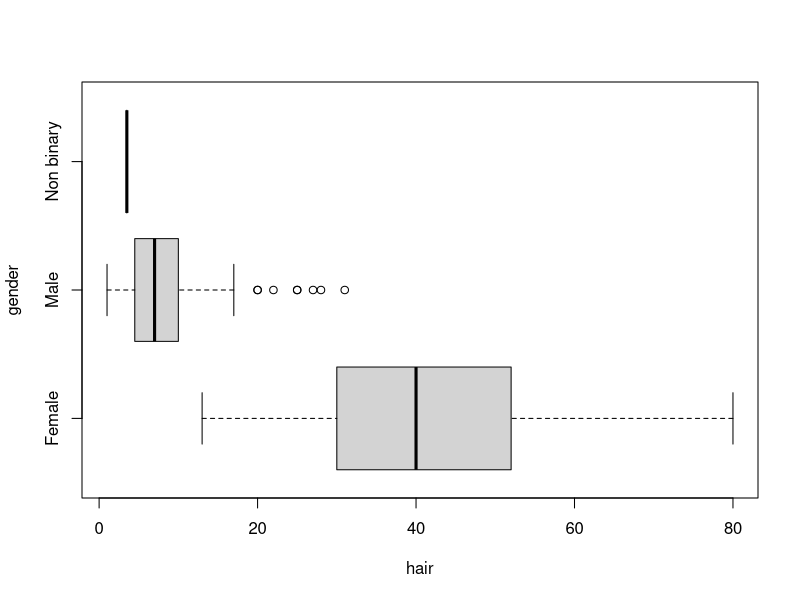
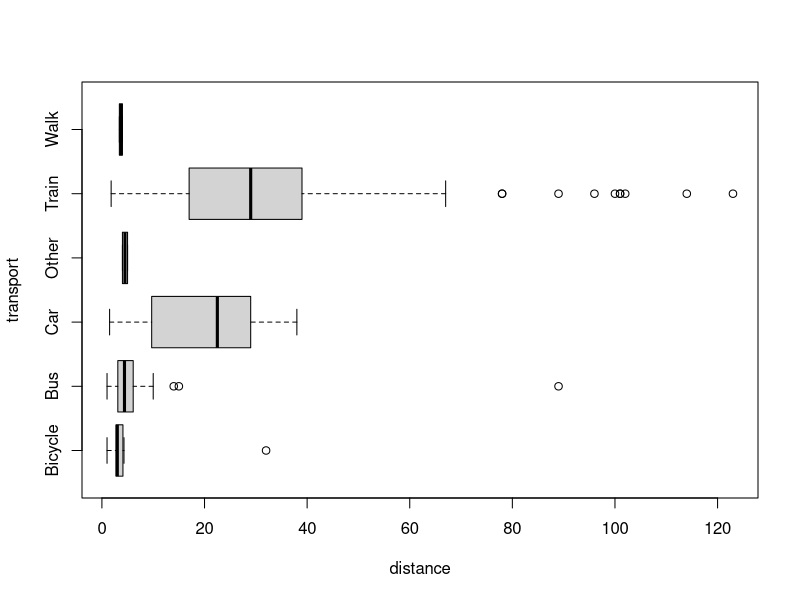
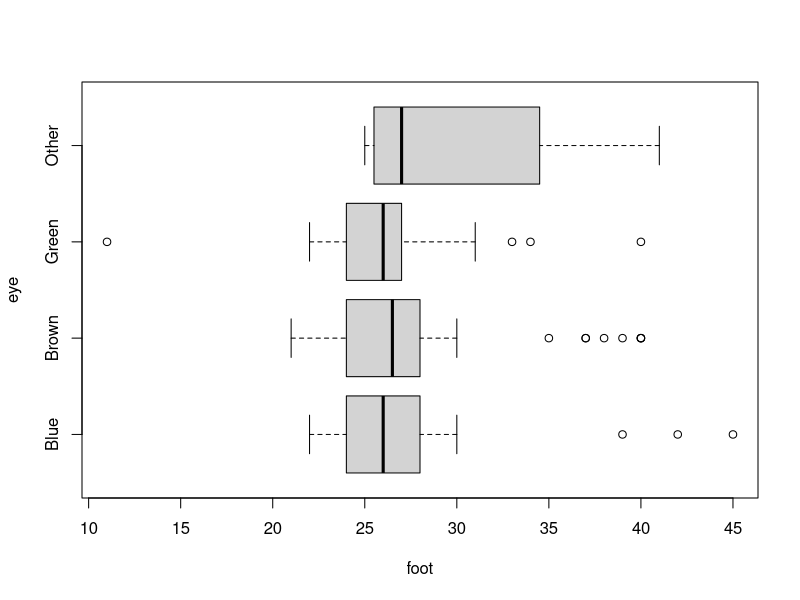
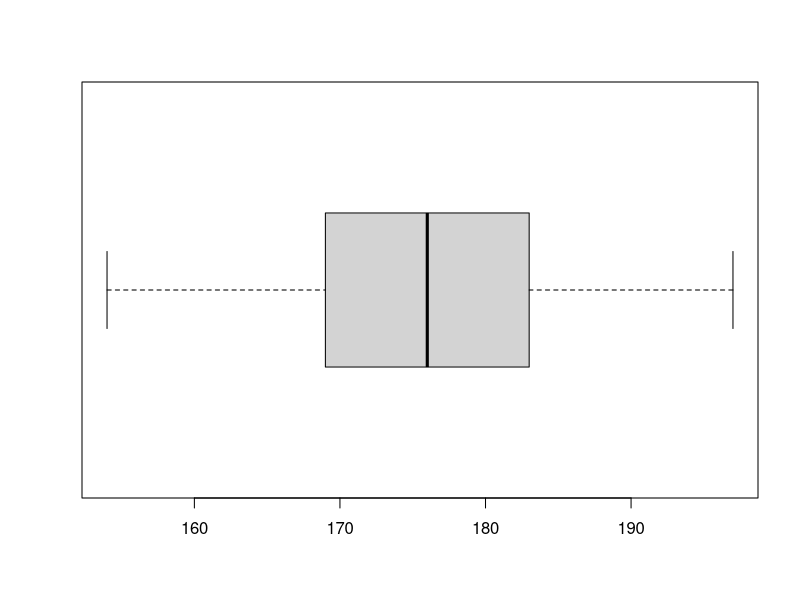
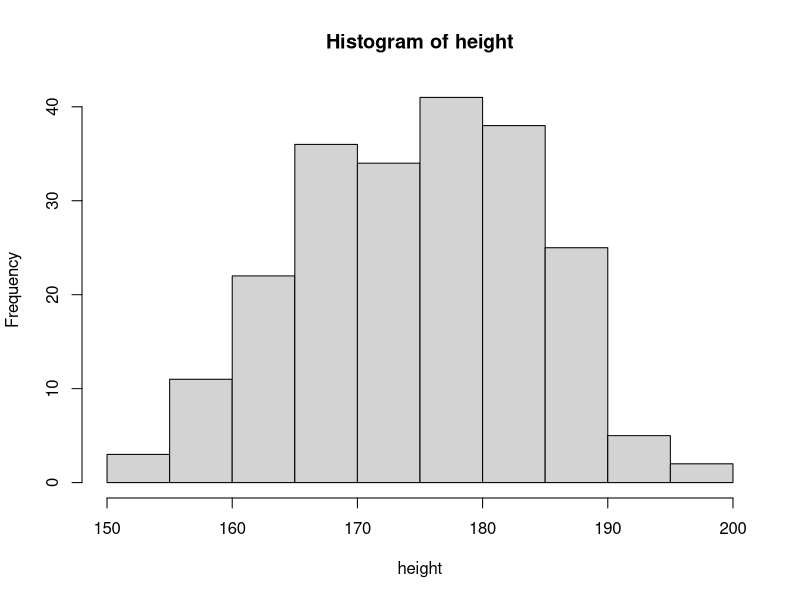

These figures' R source, in order: (Note: this script raises an error after producing the figures.)
# BFH import
library(readxl)
BFH <- read_excel("./WDDA_02.xlsx", sheet = "BFH")
View(BFH)
attach(BFH)

# Aufgabenserie 3

# 1. Körpergrösse Männer & Frauen
# a) Anzahl Frauen grösser als durchschnitt Mann
mean_man <- mean(height[gender == "Male"])
length(height[(gender == "Female" & height >= mean_man)])
# b) Anzahl Männer kleiner als durchscnitt Frau
mean_female <- mean(height[gender == "Female"])
length(height[(gender == "Male" & height <= mean_female)])

# 2. schwarmintelligenz jar
# a) Mittelwert jar
mean_jar <- mean(jar)
# b) geburtstadum person bester guess
kleinste_abweichung <- min(abs(jar - 405))
# gibt nur ein resultat
which.min(abs(jar - 405))
# findet alle resultate
best_guess <- abs(jar - 405) == kleinste_abweichung
dob[best_guess]
# c) anzahl näher am Tatsächlichen wert als am Median
sum(abs(jar - 405) < abs(jar - mean(jar)))

# 3. vergleich mittelwert (mean) & median (median)
# Erklärung: Der Median wird dem Mittelwert vorgezogen, wenn der Datensatz Extremwerte enth¨alt.
# a) jar
mean(jar) # 299.66
median(jar) # 287
# b) siblings
mean(siblings) # 1.543
median(siblings) # 1
# c) distance
mean(distance) # 25.2
median(distance) # 24

# 5. Mittelwert present
mean(present) # 77.35

# 6. bereich darstellen
quantile(height)
quantile(maths)
quantile(cash)

# 7. Interquartilsabstand (IQR)
quantile(height, 0.75) - quantile(height, 0.25)
quantile(maths, 0.75) - quantile(maths, 0.25)
quantile(cash, 0.75) - quantile(cash, 0.25)

# 8. Nebeneinander liegende Boxplots
# a) Boxplot zeigt Harlängen pro Geschlecht auf
boxplot(hair ~ gender, horizontal = T)
# b) Boxplot zeigt distanz pro fahrzeug auf
boxplot(distance ~ transport, horizontal = T)
# c) Boxplot zeigt Fussgrösse aufgeteilt nach Augenfarbe
boxplot(foot ~ eye, horizontal = T)

# 9) Standartabweichung
# Definition: Die Varianz ist ein Mass für die durchschnittliche
# Abweichung vom Mittelwert für alle Daten.
# Die Standardabweichung ist die Quadratwurzel der Varianz.
# a) height
sd(height)
# b) maths
sd(maths)
# c) cash
sd(cash)

# 10) Empirische Regel
# ≈ 68% der Beobachtungen liegen im Intervall [x − s, x + s]
# ≈ 95% der Beobachtungen liegen im Intervall [x − 2s, x + 2s]
# Fast alle der Beobachtungen liegen im Intervall [x − 3s, x + 3s]
# a) height
boxplot(height, horizontal = T)
hist(height)
x_bar <- mean(height)
se <- sd(height)
# 1. Regel
confint(height, level = 0.68)
x <- x_bar + c(-se, se)
length(height[height >= x[1] & height <= x[2]]) / length(height)
# covers 63% of the data (0.6267)
# 2. Regel
confint(height, level = 0.95)
x <- x_bar + c(-2 * se, 2 * se)
length(height[height >= x[1] & height <= x[2]]) / length(height)
# covers 96.77% (0.9677)
# 3. Regel
confint(height, level = 1)
x <- x_bar + c(-3 * se, 3 * se)
length(height[height >= x[1] & height <= x[2]]) / length(height)
# covers 100% of the data (1)
# b) foot
boxplot(foot, horizontal = T)
hist(foot)
# c) distance
boxplot(distance, horizontal = T)
hist(distance)
# d) reaction1
boxplot(reaction1, horizontal = T)
hist(reaction1)
# Median,Durchschnitt,Modus, Quartile etc darstellen
summary(height)

# 11: Intercontinental Hotels Group (IHG)
IHG <- read_excel("./WDDA_03.xlsx", sheet = "IHG")
View(IHG)
names(IHG) <- c("hotel", "rating", "reviews")
attach(IHG)
# a) Mittelwert
mean(rating)
# a) Median
median(rating)
# b) Den Mittelwert oder den Median als Mass für die zentrale Lage zu verwenden
# Lösung: Mittelwert da es keine Ausreisser gibt. Besser ist der Durchschnitt
# da er genauere angaben macht. Des weiteren sind Ausreisser nicht möglich.
# c) Erste Quartil
quantile(rating, 0.25)
# alle quantile anzeigen
quantile(rating)
# c) IQR
quantile(rating, 0.75) - quantile(rating, 0.25)
IQR(rating)
# d) 85. Perzentil
quantile(rating, 0.85)

# Aufgabenserie 3
# 11. IHG
# a) Mittelwert
# a) Durchscnitt
# c) Quartile
quantile(rating)
# c) IQR
quantile(rating, 0.75) - quantile(rating, 0.25)
# d) 85 percentile
quantile(rating, 0.85)
# 12. polizeiaufzeichnungen
aufzeichnungen_winter <- c(18, 20, 15, 16, 21, 20, 12, 16, 19, 20)
aufzeichnungen_sommer <- c(28, 18, 24, 32, 18, 29, 23, 38, 28, 18)
# a) Spannweite
max(aufzeichnungen_winter) - min(aufzeichnungen_winter)
max(aufzeichnungen_sommer) - min(aufzeichnungen_sommer)
# a) IQR
quantile(aufzeichnungen_winter, .75) - quantile(aufzeichnungen_winter, .25)
quantile(aufzeichnungen_sommer, .75) - quantile(aufzeichnungen_sommer, .25)

# 12) Polizeiaufzeichnungen zeigen die täglich gemeldeten Verbrechen
winter <- c(18, 20, 15, 16, 21, 20, 12, 16, 19, 20)
sommer <- c(28, 18, 24, 32, 18, 29, 23, 38, 28, 18)
# a) Spannweite für jede Periode
spannweite_winter <- max(winter) - min(winter) # 9
spannweite_sommer <- max(sommer) - min(sommer) # 20
# a) Interquartilsabstand für jede Periode
IQR(winter) # 4
IQR(sommer) # 9.5
# b) Varianz für jede Periode
var(winter) # 8.233333
var(sommer) # 44.48889
# b) Standartabweichung für jede Periode
sd(winter) # 2.869379
sd(sommer) # 6.669999
# c) Variationskoeffizienten für jede Periode
cv_winter <- sd(winter) / mean(winter) * 100 # 16.2%
cv_sommer <- sd(sommer) / mean(sommer) * 100 # 26.1%
# d) Vergleichen Sie die Variabilität der beiden Zeiträume
sum((winter - mean(winter))^2) # 74.1
sum((sommer - mean(sommer))^2) # 400.4

#  13) Mittelwert und die Standardabweichung (als Stichprobe)
BFH <- read_excel("./WDDA_02.xlsx", sheet = "BFH")
View(BFH)
attach(BFH)
# a) height
height_z <- (height - mean(height)) / sd(height)
mean(height_z) # ~0
sd(height_z) # 1
# b) foot
foot_z <- (foot - mean(foot)) / sd(foot)
mean(foot_z) # ~0
sd(foot_z) # 1
# c) house
house_z <- (house - mean(house)) / sd(house)
mean(house_z) # ~0
sd(house_z) # 1

# 14) Schiefe für die folgenden Daten
# a) height
height_z <- (height - mean(height)) / sd(height)
n <- length(height_z)
n / ((n - 1) * (n - 2)) * sum(height_z^3) # -0.156 -> symmetrisch (nahe null)
hist(height)
# b) distance
distance_z <- (distance - mean(distance)) / sd(distance)
n <- length(distance_z)
n / ((n - 1) * (n - 2)) * sum(distance_z^3) # 1.74 -> rechtschief (positiv)
hist(distance)
# c) cash
cash_z <- (cash - mean(cash)) / sd(cash)
n <- length(cash_z)
n / ((n - 1) * (n - 2)) * sum(cash_z^3) # 5.5 -> rechtschief (positiv)
hist(cash)
# d) hair men
hair_men <- hair[gender == "Male"]
hair_men_z <- (hair_men - mean(hair_men)) / sd(hair_men)
n <- length(hair_men_z)
n / ((n - 1) * (n - 2)) * sum(hair_men_z^3) # 1.74 -> rechtschief (positiv)
hist(hair_men)
# d) hair women
hair_women <- hair[gender == "Female"]
hair_women_z <- (hair_women - mean(hair_women)) / sd(hair_women)
n <- length(hair_women_z)
n / ((n - 1) * (n - 2)) * sum(hair_women_z^3) # 0.313 -> leicht rechtschief (positiv)
hist(hair_women)

# 15)
# a) Vielleicht etwa 11 Tage.
# b) Die Verteilung hat ihrem höchsten Punkt bei 7 Tagen.
# c) Offensichtlich ist sie rechtsschief.
# d) Dies ist die Fläche unter der Kurve.

# 16) Vergleichen von Daten
# a) Streudiagramm height & foot
plot(foot ~ height)
# a) Anpassungsgerade height & foot
fit <- lm(foot ~ height)
abline(fit)
# a) Korrelationskoeffizient height & foot
cor(foot, height) # 0.2839648
# b) hair & foot
plot(foot ~ hair)
fit <- lm(foot ~ hair)
abline(fit)
cor(foot, hair) # -0.1886152

# 17) Zusammenhang in Bezug auf das Geschlecht
# a) Korrelation height & hair
cor(height, hair) # -0.6186634 je grösser somit jemand ist, desto kürzer sind seine Haare.
# b) Female
cor(height[gender == "Female"], hair[gender == "Female"]) # 0.006966206
# c) Male
cor(height[gender == "Male"], hair[gender == "Male"]) # 0.1163308

# 18) Formel für die Kovarianz
# wird immer 1 (starke korrelation) ergeben da es die gleichen daten sind
cor(hair, hair)

# 19) Schätzung Korrelation
# a) r = 0.9, b) r = -0.6, c) r = 0.3, d) r = 0
# e) r = 0.2, f) r = 0.5, g) r = -0.3, h) r = -0.8, i) r = 0

# 20) Alle haben gleicher Korrelationswert von 0.7

# 21) Tief (r = 0.17) da Korrelation nicht linear ist

# 22) Stock_2008
stock_2008 <- read_excel("./WDDA_03.xlsx", sheet = "Stock_2008")
View(stock_2008)
attach(stock_2008)
# a) Bestimmen Sie Mittelwert und Median der prozentualen Änderungen.
# Median
median(Fall) # 39.19
# Mittelwert
mean(Fall) # 38.96786
# b) Bestimmen Sie das erste und dritte Quartil.
quantile(Fall, probs = c(0.25, 0.75)) # [32.610 43.815]
# c) Enthalten die Daten irgendwelche Ausreisser? Konstruieren Sie ein Boxplot.
boxplot(Fall)
# keine Ausreisser
# d) Welche Perzentile würden Sie für Belgien melden?
belgium <- Fall[Country == "Belgium"]
# PErzentil anzeigen vom Wert
match(belgium, sort(Fall)) / (length(Fall) + 1)
# 0.7231379 Perzentil

# 3tes Quartil da das 3 Quartil erst bei 43.8 endet

# 23) DAX_CAC
dax_cac <- read_excel("./WDDA_03.xlsx", sheet = "DAX_CAC")
View(dax_cac)
attach(dax_cac)
# a) Berechnen Sie den Korrelationskoeffizienten für diese Daten. CAC.
cor(CAC, DAX) # 0.92
# b) Sindsie schlecht korreliert, oder haben sie einen starken Zusammenhang?
# Lösung: Sie haben einen sehr starken positiven linearen Zusammenhang.

# 24) Korrelationen zwischen Factual Reporting und Bias
# Gemäss Grafik schwindet die Factual Reporting je Politisch Rechter
# die Zeitschrift wird.

# 25) Economist
# a) Die Republikaner sind eher radikaler geworden und Demokraten
# leicht liberaler